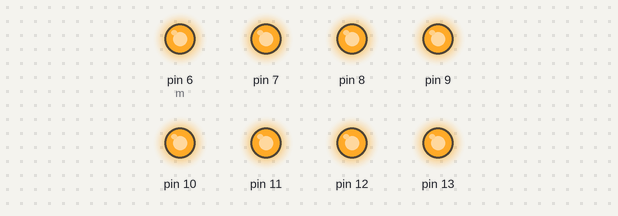
The sketch below on a simulated Arduino Uno, built with avr-gcc and run on an emulated ATmega328P. Shown: output pins drawn as LEDs (lit = HIGH).

Above: at 0.02 s.
At 0.68 s:
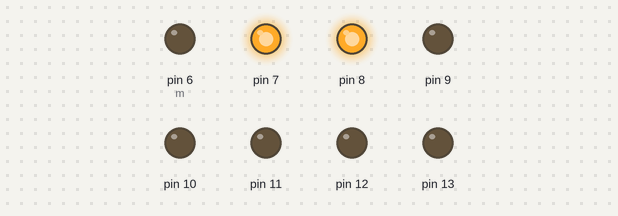
At 1.33 s:
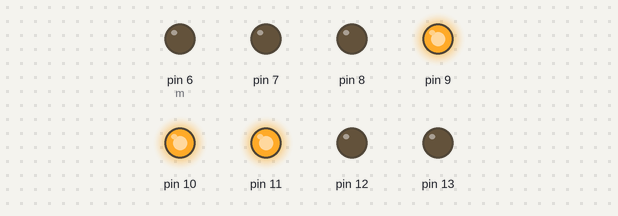
At 2.66 s:
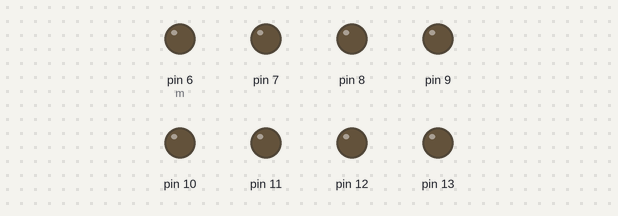
At 5.0 s:
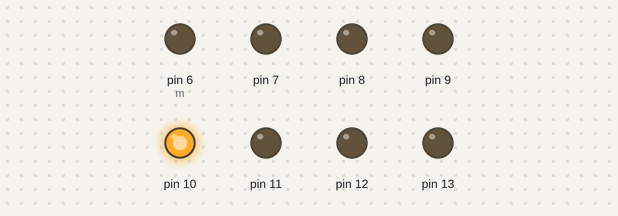
At 7.37 s:
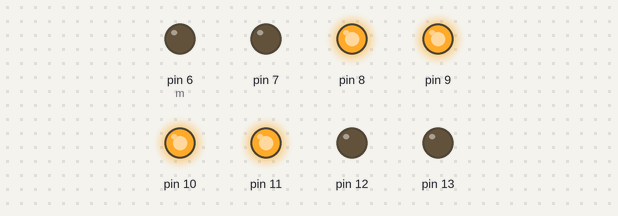
Timing chart, 0 to 7.7 s (numbered marks = the images above):
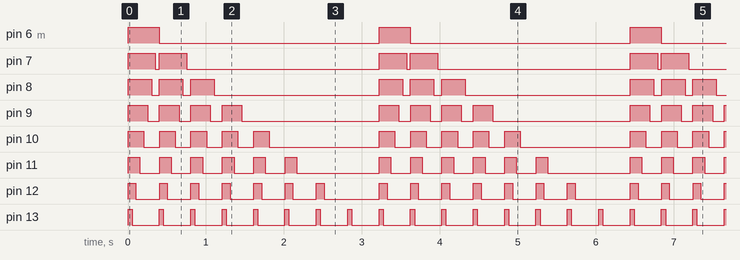

Measured:
- by itself, pin 6 (m): alternates HIGH for 0.40 s and LOW for 2.8 s
- by itself, pin 7: repeats every 3.2 s: LOW 0.05 s, HIGH 0.35 s, LOW 2.5 s, HIGH 0.35 s
- by itself, pin 8: repeats every 3.2 s: 2 × (LOW 0.10 s, HIGH 0.30 s), LOW 2.1 s, HIGH 0.30 s
- by itself, pin 9: repeats every 3.2 s: 3 × (LOW 0.15 s, HIGH 0.25 s), LOW 1.8 s, HIGH 0.25 s
- by itself, pin 10: repeats every 3.2 s: 4 × (LOW 0.20 s, HIGH 0.20 s), LOW 1.4 s, HIGH 0.20 s
- by itself, pin 11: repeats every 3.2 s: 5 × (LOW 0.25 s, HIGH 0.15 s), LOW 1.1 s, HIGH 0.15 s
- by itself, pin 12: repeats every 3.2 s: 6 × (LOW 0.30 s, HIGH 0.10 s), LOW 0.70 s, HIGH 0.10 s
- by itself, pin 13: alternates HIGH for 0.05 s and LOW for 0.35 s

The sketch:

do_hoi.ino
```cpp
void setup() {
  // put your setup code here, to run once:
  for(int i = 13; i>=6;i=i-1)
    pinMode(i,OUTPUT);
}

void Dec2bin(int x) {
  // put your main code here, to run repeatedly:
  int m = 6;
  while(x != 0){
    if(x % 2 != 0){
      digitalWrite(13,HIGH);;
      x = x - 1;
    }
    for(int i = 7; i>=1;i=i-1){
      if(x >= pow(2,i)){
        x = x - pow(2,i);
        digitalWrite(m,HIGH);
      }
      m = m +1 ;
    }
    for(int i = 13; i >=6;i=i-1){
      delay(50);
      digitalWrite(i,LOW);
    }
  }
}

void loop()
{
  int x = 255;
  while(x>0)
  {
    Dec2bin(x);
    x = x >>1;
  }
}
```
